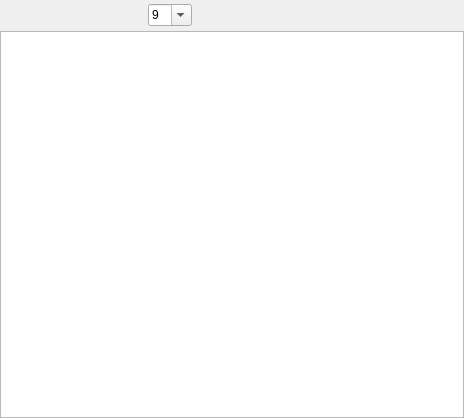
<?xml version="1.0" encoding="UTF-8"?>
<ui version="4.0">
 <class>RichTextEdit</class>
 <widget class="QWidget" name="RichTextEdit">
  <property name="geometry">
   <rect>
    <x>0</x>
    <y>0</y>
    <width>464</width>
    <height>418</height>
   </rect>
  </property>
  <property name="contextMenuPolicy">
   <enum>Qt::DefaultContextMenu</enum>
  </property>
  <property name="windowTitle">
   <string>Widget</string>
  </property>
  <layout class="QVBoxLayout" name="verticalLayout">
   <property name="spacing">
    <number>0</number>
   </property>
   <property name="leftMargin">
    <number>0</number>
   </property>
   <property name="topMargin">
    <number>0</number>
   </property>
   <property name="rightMargin">
    <number>0</number>
   </property>
   <property name="bottomMargin">
    <number>0</number>
   </property>
   <item>
    <layout class="QHBoxLayout" name="horizontalLayout_2">
     <item>
      <layout class="QHBoxLayout" name="horizontalLayout">
       <item>
        <widget class="QPushButton" name="textBoldButton">
         <property name="minimumSize">
          <size>
           <width>31</width>
           <height>31</height>
          </size>
         </property>
         <property name="maximumSize">
          <size>
           <width>31</width>
           <height>31</height>
          </size>
         </property>
         <property name="text">
          <string/>
         </property>
         <property name="icon">
          <iconset resource="icon.qrc">
           <normaloff>:/new/prefix1/src/textbold.png</normaloff>:/new/prefix1/src/textbold.png</iconset>
         </property>
         <property name="checkable">
          <bool>true</bool>
         </property>
         <property name="flat">
          <bool>true</bool>
         </property>
        </widget>
       </item>
       <item>
        <widget class="QPushButton" name="textItalicButton">
         <property name="minimumSize">
          <size>
           <width>31</width>
           <height>31</height>
          </size>
         </property>
         <property name="maximumSize">
          <size>
           <width>31</width>
           <height>31</height>
          </size>
         </property>
         <property name="text">
          <string/>
         </property>
         <property name="icon">
          <iconset resource="icon.qrc">
           <normaloff>:/new/prefix1/src/textitalic.png</normaloff>:/new/prefix1/src/textitalic.png</iconset>
         </property>
         <property name="checkable">
          <bool>true</bool>
         </property>
         <property name="flat">
          <bool>true</bool>
         </property>
        </widget>
       </item>
       <item>
        <widget class="QPushButton" name="textUnderlineButton">
         <property name="minimumSize">
          <size>
           <width>31</width>
           <height>31</height>
          </size>
         </property>
         <property name="maximumSize">
          <size>
           <width>31</width>
           <height>31</height>
          </size>
         </property>
         <property name="text">
          <string/>
         </property>
         <property name="icon">
          <iconset resource="icon.qrc">
           <normaloff>:/new/prefix1/src/textunder.png</normaloff>:/new/prefix1/src/textunder.png</iconset>
         </property>
         <property name="checkable">
          <bool>true</bool>
         </property>
         <property name="default">
          <bool>false</bool>
         </property>
         <property name="flat">
          <bool>true</bool>
         </property>
        </widget>
       </item>
       <item>
        <widget class="QPushButton" name="colorButton">
         <property name="minimumSize">
          <size>
           <width>31</width>
           <height>31</height>
          </size>
         </property>
         <property name="maximumSize">
          <size>
           <width>31</width>
           <height>31</height>
          </size>
         </property>
         <property name="focusPolicy">
          <enum>Qt::StrongFocus</enum>
         </property>
         <property name="contextMenuPolicy">
          <enum>Qt::DefaultContextMenu</enum>
         </property>
         <property name="autoFillBackground">
          <bool>false</bool>
         </property>
         <property name="styleSheet">
          <string notr="true"/>
         </property>
         <property name="text">
          <string/>
         </property>
         <property name="checkable">
          <bool>true</bool>
         </property>
         <property name="flat">
          <bool>true</bool>
         </property>
        </widget>
       </item>
       <item>
        <widget class="QComboBox" name="fontSizeBox">
         <property name="minimumSize">
          <size>
           <width>0</width>
           <height>0</height>
          </size>
         </property>
         <property name="styleSheet">
          <string notr="true"/>
         </property>
         <property name="editable">
          <bool>true</bool>
         </property>
         <property name="currentText">
          <string>9</string>
         </property>
         <property name="frame">
          <bool>true</bool>
         </property>
         <item>
          <property name="text">
           <string>9</string>
          </property>
         </item>
         <item>
          <property name="text">
           <string>10</string>
          </property>
         </item>
         <item>
          <property name="text">
           <string>11</string>
          </property>
         </item>
         <item>
          <property name="text">
           <string>12</string>
          </property>
         </item>
         <item>
          <property name="text">
           <string>13</string>
          </property>
         </item>
         <item>
          <property name="text">
           <string>14</string>
          </property>
         </item>
         <item>
          <property name="text">
           <string>15</string>
          </property>
         </item>
         <item>
          <property name="text">
           <string>16</string>
          </property>
         </item>
         <item>
          <property name="text">
           <string>20</string>
          </property>
         </item>
         <item>
          <property name="text">
           <string>24</string>
          </property>
         </item>
         <item>
          <property name="text">
           <string>36</string>
          </property>
         </item>
         <item>
          <property name="text">
           <string>72</string>
          </property>
         </item>
        </widget>
       </item>
       <item>
        <widget class="QPushButton" name="textRightButton">
         <property name="sizePolicy">
          <sizepolicy hsizetype="Fixed" vsizetype="Fixed">
           <horstretch>0</horstretch>
           <verstretch>0</verstretch>
          </sizepolicy>
         </property>
         <property name="minimumSize">
          <size>
           <width>31</width>
           <height>31</height>
          </size>
         </property>
         <property name="maximumSize">
          <size>
           <width>31</width>
           <height>31</height>
          </size>
         </property>
         <property name="text">
          <string/>
         </property>
         <property name="icon">
          <iconset resource="icon.qrc">
           <normaloff>:/new/prefix1/src/textright.png</normaloff>:/new/prefix1/src/textright.png</iconset>
         </property>
         <property name="checkable">
          <bool>true</bool>
         </property>
         <property name="flat">
          <bool>true</bool>
         </property>
        </widget>
       </item>
       <item>
        <widget class="QPushButton" name="textMiddleButton">
         <property name="sizePolicy">
          <sizepolicy hsizetype="Fixed" vsizetype="Fixed">
           <horstretch>0</horstretch>
           <verstretch>0</verstretch>
          </sizepolicy>
         </property>
         <property name="minimumSize">
          <size>
           <width>31</width>
           <height>31</height>
          </size>
         </property>
         <property name="maximumSize">
          <size>
           <width>31</width>
           <height>31</height>
          </size>
         </property>
         <property name="text">
          <string/>
         </property>
         <property name="icon">
          <iconset resource="icon.qrc">
           <normaloff>:/new/prefix1/src/textcenter.png</normaloff>:/new/prefix1/src/textcenter.png</iconset>
         </property>
         <property name="checkable">
          <bool>true</bool>
         </property>
         <property name="flat">
          <bool>true</bool>
         </property>
        </widget>
       </item>
       <item>
        <widget class="QPushButton" name="textLeftButton">
         <property name="sizePolicy">
          <sizepolicy hsizetype="Fixed" vsizetype="Fixed">
           <horstretch>0</horstretch>
           <verstretch>0</verstretch>
          </sizepolicy>
         </property>
         <property name="minimumSize">
          <size>
           <width>31</width>
           <height>31</height>
          </size>
         </property>
         <property name="maximumSize">
          <size>
           <width>31</width>
           <height>31</height>
          </size>
         </property>
         <property name="text">
          <string/>
         </property>
         <property name="icon">
          <iconset resource="icon.qrc">
           <normaloff>:/new/prefix1/src/textleft.png</normaloff>:/new/prefix1/src/textleft.png</iconset>
         </property>
         <property name="checkable">
          <bool>true</bool>
         </property>
         <property name="flat">
          <bool>true</bool>
         </property>
        </widget>
       </item>
       <item>
        <widget class="QPushButton" name="listButton">
         <property name="minimumSize">
          <size>
           <width>31</width>
           <height>31</height>
          </size>
         </property>
         <property name="maximumSize">
          <size>
           <width>31</width>
           <height>31</height>
          </size>
         </property>
         <property name="text">
          <string/>
         </property>
         <property name="icon">
          <iconset resource="icon.qrc">
           <normaloff>:/new/prefix1/src/noNumberList.png</normaloff>:/new/prefix1/src/noNumberList.png</iconset>
         </property>
         <property name="iconSize">
          <size>
           <width>23</width>
           <height>23</height>
          </size>
         </property>
         <property name="checkable">
          <bool>true</bool>
         </property>
         <property name="flat">
          <bool>true</bool>
         </property>
        </widget>
       </item>
       <item>
        <widget class="QPushButton" name="numberListButton">
         <property name="minimumSize">
          <size>
           <width>31</width>
           <height>31</height>
          </size>
         </property>
         <property name="maximumSize">
          <size>
           <width>31</width>
           <height>31</height>
          </size>
         </property>
         <property name="text">
          <string/>
         </property>
         <property name="icon">
          <iconset resource="icon.qrc">
           <normaloff>:/new/prefix1/src/numberList.png</normaloff>:/new/prefix1/src/numberList.png</iconset>
         </property>
         <property name="iconSize">
          <size>
           <width>23</width>
           <height>23</height>
          </size>
         </property>
         <property name="checkable">
          <bool>true</bool>
         </property>
         <property name="flat">
          <bool>true</bool>
         </property>
        </widget>
       </item>
      </layout>
     </item>
     <item>
      <spacer name="horizontalSpacer">
       <property name="orientation">
        <enum>Qt::Horizontal</enum>
       </property>
       <property name="sizeHint" stdset="0">
        <size>
         <width>41</width>
         <height>30</height>
        </size>
       </property>
      </spacer>
     </item>
    </layout>
   </item>
   <item>
    <widget class="QTextEdit" name="textEdit">
     <property name="sizePolicy">
      <sizepolicy hsizetype="Expanding" vsizetype="Expanding">
       <horstretch>0</horstretch>
       <verstretch>0</verstretch>
      </sizepolicy>
     </property>
    </widget>
   </item>
  </layout>
 </widget>
 <layoutdefault spacing="6" margin="11"/>
 <resources>
  <include location="icon.qrc"/>
 </resources>
 <connections/>
</ui>
